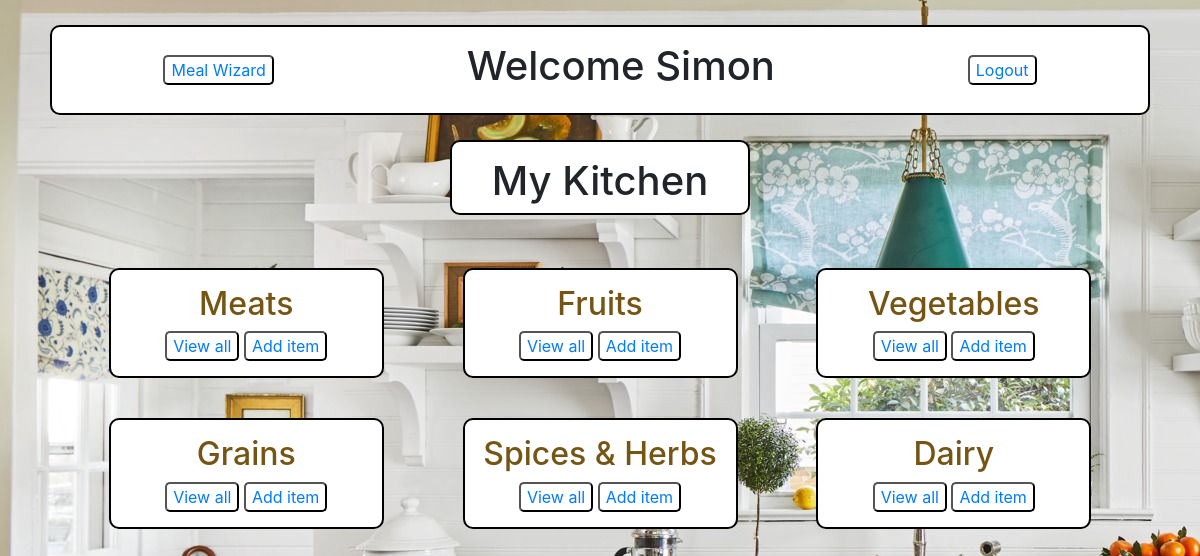
Page /home (signed in) on the committed database.
### main_app/models.py (models this page shows, shortened)
class User(models.Model):
    first_name = models.CharField(max_length=100)
    last_name = models.CharField(max_length=100)
    email = models.CharField(max_length=100)
    password = models.CharField(max_length=100)
    objects = UserManager()
    created_at=models.DateTimeField(auto_now_add=True)
    updated_at=models.DateTimeField(auto_now=True)

class Category(models.Model):
    name = models.CharField(max_length=100)
    created_at=models.DateTimeField(auto_now_add=True)
    updated_at=models.DateTimeField(auto_now=True)

### main_app/views.py (the view)
# urls.py: 2. Add a URL to urlpatterns:  path('', views.home, name='home')
def home(request):
    if 'uuid' not in request.session:
        return redirect("/")
    context = {
        "categories": Category.objects.all(),
        'user': User.objects.get(id = request.session['uuid']),
    }
    return render (request, 'kitchen.html', context)

### main_app/templates/kitchen.html (shortened to what this page needs)
<!DOCTYPE html>
<html lang="en">
<head>
    <link rel="stylesheet" href="https://maxcdn.bootstrapcdn.com/bootstrap/4.0.0/css/bootstrap.min.css">
    {% load static %}
    <link rel="stylesheet" type="text/css" href="{% static 'style.css' %}" />
</head>
<header>
    <button><a href="/meal_wizard">Meal Wizard</a></button>
    <h1>Welcome {{ user.first_name }}</h1>
    <button><a href="/logout">Logout</a></button>
</header>
<body>
    <h1 class="kitchenHead">My Kitchen</h1>
    <div class="panelsAll">
        {% for category in categories %}
        <div class="panel">
            <h2>{{ category.name }}</h2>
            <button>
                <a href="view_all/{{ category.id }}">View all</a>
            </button>
            <button>
                <a href="/add_ingredient">Add item</a>
            </button>
        </div>
        {% endfor %}
    </div>
</body>
</html>

### main_app/static/style.css (style rules this page uses)
header { display: flex; flex-direction: row; align-items: center; justify-content: space-around; margin: 25px; padding: 15px; border: solid 2px black; border-radius: 10px; background-color: white; }
body { margin: 25px; background-image: url(/static/img/kitchen.jpeg); }
body h1 { text-align: center; }
.panelsAll { display: flex; flex-wrap: wrap; justify-content: space-evenly; padding: 25px; }
.panel { width: 25%; height: auto; border: solid 2px black; border-radius: 10px; margin: 20px; text-align: center; padding: 15px; background-color: white; color: #755514; }
.kitchenHead { width: 300px; height: 75px; border: solid 2px black; border-radius: 10px; display: block; margin-left: auto; margin-right: auto; text-align: center; padding: 15px; background-color: white; }
button { border-radius: 5px; background-color: white; color: #755514; cursor: pointer; }

### rows in the picture
User: first_name "Simon"
Category: name "Meats"
Category: name "Fruits"
Category: name "Vegetables"
Category: name "Grains"
Category: name "Spices & Herbs"
Category: name "Dairy"
